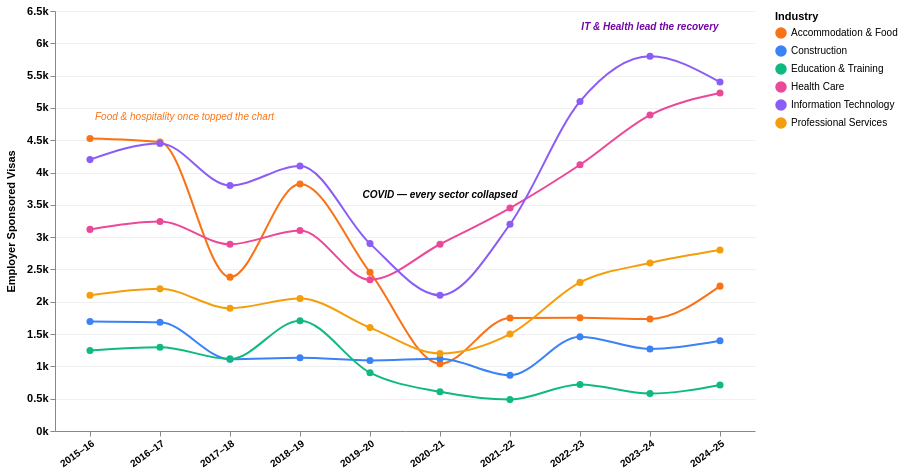

Describe this chart as a Vega-Lite specification.
### Vega-Lite specification from a JSON file in a GitHub repository (floating-point values rounded to 4 significant figures)
{"$schema": "https://vega.github.io/schema/vega-lite/v5.json", "width": 700, "height": 420, "background": "#ffffff", "config": {"view": {"stroke": null}}, "layer": [{"data": {"values": [{"industry": "Accommodation & Food", "year": "2015–16", "visas": 4528}, {"industry": "Accommodation & Food", "year": "2016–17", "visas": 4473}, {"industry": "Accommodation & Food", "year": "2017–18", "visas": 2381}, {"industry": "Accommodation & Food", "year": "2018–19", "visas": 3824}, {"industry": "Accommodation & Food", "year": "2019–20", "visas": 2455}, {"industry": "Accommodation & Food", "year": "2020–21", "visas": 1041}, {"industry": "Accommodation & Food", "year": "2021–22", "visas": 1749}, {"industry": "Accommodation & Food", "year": "2022–23", "visas": 1752}, {"industry": "Accommodation & Food", "year": "2023–24", "visas": 1734}, {"industry": "Accommodation & Food", "year": "2024–25", "visas": 2242}, {"industry": "Construction", "year": "2015–16", "visas": 1696}, {"industry": "Construction", "year": "2016–17", "visas": 1683}, {"industry": "Construction", "year": "2017–18", "visas": 1112}, {"industry": "Construction", "year": "2018–19", "visas": 1135}, {"industry": "Construction", "year": "2019–20", "visas": 1092}, {"industry": "Construction", "year": "2020–21", "visas": 1119}, {"industry": "Construction", "year": "2021–22", "visas": 864}, {"industry": "Construction", "year": "2022–23", "visas": 1460}, {"industry": "Construction", "year": "2023–24", "visas": 1269}, {"industry": "Construction", "year": "2024–25", "visas": 1396}, {"industry": "Education & Training", "year": "2015–16", "visas": 1245}, {"industry": "Education & Training", "year": "2016–17", "visas": 1296}, {"industry": "Education & Training", "year": "2017–18", "visas": 1114}, {"industry": "Education & Training", "year": "2018–19", "visas": 1706}, {"industry": "Education & Training", "year": "2019–20", "visas": 902}, {"industry": "Education & Training", "year": "2020–21", "visas": 607}, {"industry": "Education & Training", "year": "2021–22", "visas": 486}, {"industry": "Education & Training", "year": "2022–23", "visas": 719}, {"industry": "Education & Training", "year": "2023–24", "visas": 579}, {"industry": "Education & Training", "year": "2024–25", "visas": 713}, {"industry": "Health Care", "year": "2015–16", "visas": 3120}, {"industry": "Health Care", "year": "2016–17", "visas": 3241}, {"industry": "Health Care", "year": "2017–18", "visas": 2890}, {"industry": "Health Care", "year": "2018–19", "visas": 3102}, {"industry": "Health Care", "year": "2019–20", "visas": 2340}, {"industry": "Health Care", "year": "2020–21", "visas": 2890}, {"industry": "Health Care", "year": "2021–22", "visas": 3450}, {"industry": "Health Care", "year": "2022–23", "visas": 4120}, {"industry": "Health Care", "year": "2023–24", "visas": 4890}, {"industry": "Health Care", "year": "2024–25", "visas": 5230}, {"industry": "Information Technology", "year": "2015–16", "visas": 4200}, {"industry": "Information Technology", "year": "2016–17", "visas": 4450}, {"industry": "Information Technology", "year": "2017–18", "visas": 3800}, {"industry": "Information Technology", "year": "2018–19", "visas": 4100}, {"industry": "Information Technology", "year": "2019–20", "visas": 2900}, {"industry": "Information Technology", "year": "2020–21", "visas": 2100}, {"industry": "Information Technology", "year": "2021–22", "visas": 3200}, {"industry": "Information Technology", "year": "2022–23", "visas": 5100}, {"industry": "Information Technology", "year": "2023–24", "visas": 5800}, {"industry": "Information Technology", "year": "2024–25", "visas": 5400}, {"industry": "Professional Services", "year": "2015–16", "visas": 2100}, {"industry": "Professional Services", "year": "2016–17", "visas": 2200}, {"industry": "Professional Services", "year": "2017–18", "visas": 1900}, {"industry": "Professional Services", "year": "2018–19", "visas": 2050}, {"industry": "Professional Services", "year": "2019–20", "visas": 1600}, {"industry": "Professional Services", "year": "2020–21", "visas": 1200}, {"industry": "Professional Services", "year": "2021–22", "visas": 1500}, {"industry": "Professional Services", "year": "2022–23", "visas": 2300}, {"industry": "Professional Services", "year": "2023–24", "visas": 2600}, {"industry": "Professional Services", "year": "2024–25", "visas": 2800}]}, "mark": {"type": "line", "point": {"filled": true, "size": 50}, "strokeWidth": 2, "interpolate": "monotone"}, "encoding": {"x": {"field": "year", "type": "ordinal", "axis": {"labelAngle": -35, "title": null, "labelFontSize": 10, "labelFontWeight": "bold"}}, "y": {"field": "visas", "type": "quantitative", "axis": {"title": "Employer Sponsored Visas", "labelExpr": "(datum.value/1000) + 'k'", "gridColor": "#f0f0f0", "labelFontWeight": "bold", "labelFontSize": 11, "titleFontWeight": "bold", "titlePadding": 10}}, "color": {"field": "industry", "type": "nominal", "scale": {"domain": ["Accommodation & Food", "Construction", "Education & Training", "Health Care", "Information Technology", "Professional Services"], "range": ["#f97316", "#3b82f6", "#10b981", "#ec4899", "#8b5cf6", "#f59e0b"]}, "legend": {"title": "Industry", "orient": "right", "offset": 20}}, "tooltip": [{"field": "industry", "title": "Industry"}, {"field": "year", "title": "Year"}, {"field": "visas", "title": "Visas Granted", "format": ","}]}}, {"data": {"values": [{"year": "2020–21", "visas": 3500, "label": "COVID — every sector collapsed", "bottom": 30}]}, "mark": {"type": "text", "fontSize": 10, "fontWeight": "bold", "fontStyle": "italic", "align": "center", "dy": -10, "color": "#000000"}, "encoding": {"x": {"field": "year", "type": "ordinal"}, "y": {"field": "visas", "type": "quantitative"}, "text": {"field": "label"}}}, {"data": {"values": [{"year": "2023–24", "visas": 6100, "label": "IT & Health lead the recovery"}]}, "mark": {"type": "text", "fontSize": 10, "fontWeight": "bold", "fontStyle": "italic", "align": "center", "dy": -10, "color": "#7205a5"}, "encoding": {"x": {"field": "year", "type": "ordinal"}, "y": {"field": "visas", "type": "quantitative"}, "text": {"field": "label"}}}, {"data": {"values": [{"year": "2015–16", "visas": 4700, "label": "Food & hospitality once topped the chart"}]}, "mark": {"type": "text", "fontSize": 10, "fontStyle": "italic", "align": "left", "dx": 5, "dy": -10, "color": "#f97316"}, "encoding": {"x": {"field": "year", "type": "ordinal"}, "y": {"field": "visas", "type": "quantitative"}, "text": {"field": "label"}}}]}
